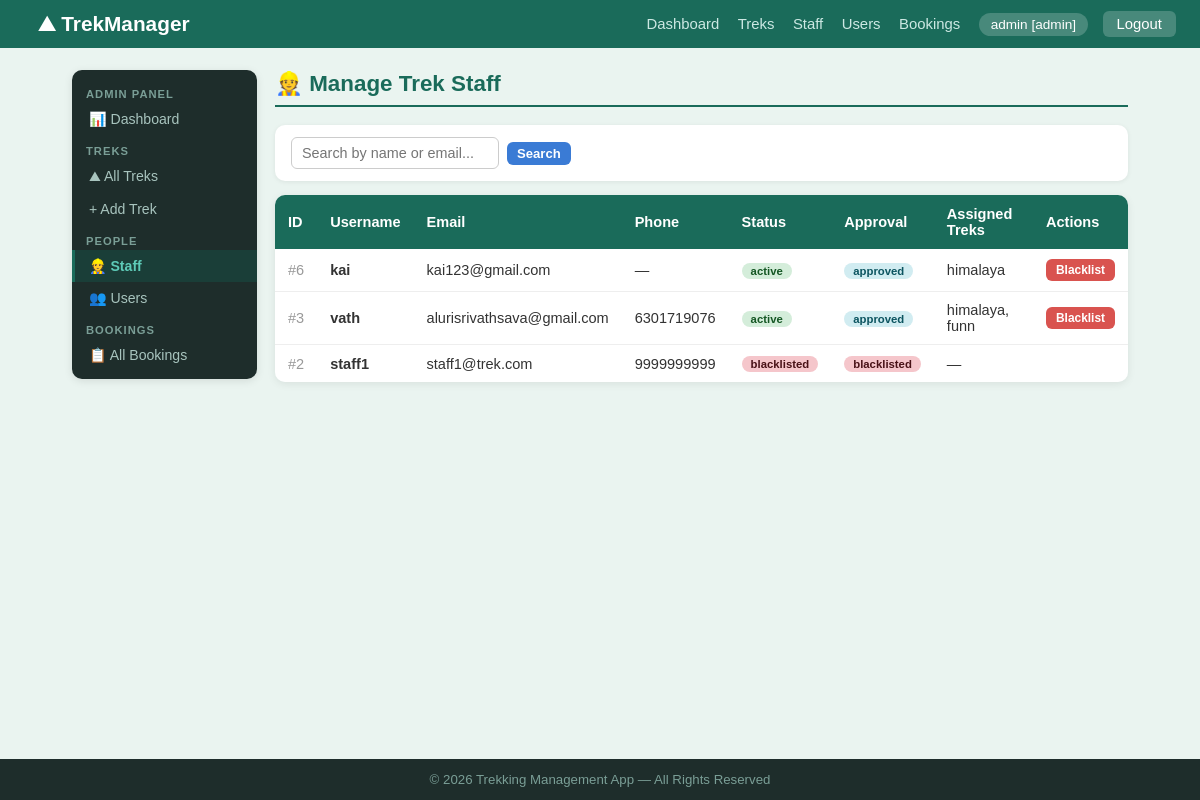
The app's page /admin/staff (signed in), older data.
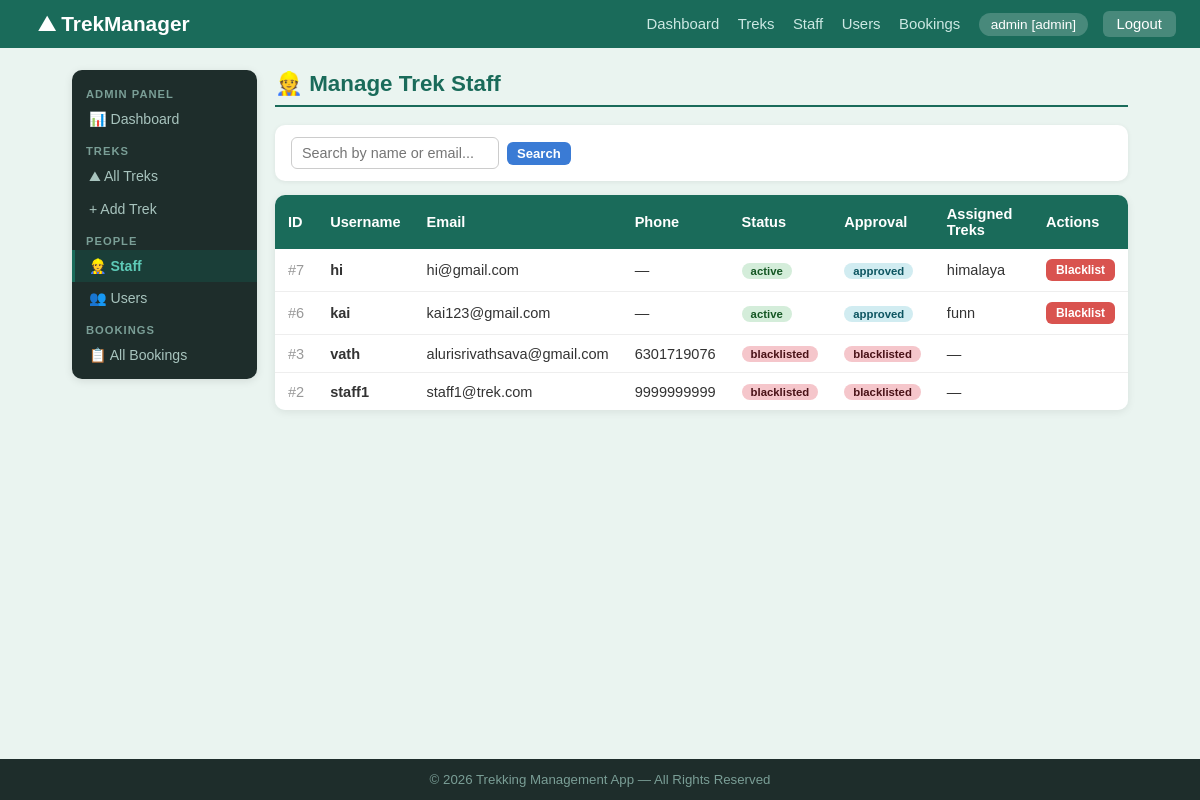
The same page, newer data.
### models.py (models this page shows, shortened)
class User(db.Model):
    __tablename__ = 'users'
    id               = db.Column(db.Integer, primary_key=True)
    username         = db.Column(db.String(80), unique=True, nullable=False)
    email            = db.Column(db.String(120), unique=True, nullable=False)
    password         = db.Column(db.String(200), nullable=False)
    role             = db.Column(db.String(20), nullable=False, default='user')   # admin / staff / user
    status           = db.Column(db.String(20), nullable=False, default='active') # active / blacklisted
    approval_status  = db.Column(db.String(20), nullable=True, default='pending') # pending / approved / blacklisted
    phone            = db.Column(db.String(20), nullable=True)
    created_at       = db.Column(db.DateTime, default=datetime.utcnow)
    bookings = db.relationship('Booking', backref='user', lazy=True)

class Trek(db.Model):
    __tablename__ = 'treks'
    id              = db.Column(db.Integer, primary_key=True)
    name            = db.Column(db.String(150), nullable=False)
    location        = db.Column(db.String(150), nullable=False)
    difficulty      = db.Column(db.String(20), nullable=False)          # Easy / Moderate / Hard
    duration        = db.Column(db.Integer, nullable=False)             # days
    available_slots = db.Column(db.Integer, nullable=False, default=10)
    total_slots     = db.Column(db.Integer, nullable=False, default=10)
    status          = db.Column(db.String(20), nullable=False, default='Approved')  # Approved / Open / Closed / Completed
    start_date      = db.Column(db.Date, nullable=True)
    end_date        = db.Column(db.Date, nullable=True)
    description     = db.Column(db.Text, nullable=True)
    created_at      = db.Column(db.DateTime, default=datetime.utcnow)
    assigned_staff_id = db.Column(db.Integer, db.ForeignKey('users.id'), nullable=True)
    assigned_staff    = db.relationship('User', backref='assigned_treks', foreign_keys=[assigned_staff_id])
    bookings = db.relationship('Booking', backref='trek', lazy=True)

### app.py (the view)
@app.route('/admin/staff')
def admin_staff():
    user = get_current_user()
    if not user or user.role != 'admin':
        flash('Access denied.', 'danger')
        return redirect(url_for('login'))
    q = request.args.get('q', '').strip()
    if q:
        staff_list = User.query.filter_by(role='staff').filter(
            User.username.ilike(f'%{q}%') | User.email.ilike(f'%{q}%')).all()
    else:
        staff_list = User.query.filter_by(role='staff').order_by(User.id.desc()).all()
    return render_template('admin/staff.html', staff_list=staff_list, q=q)

### app.py (called while the page is built)
def get_current_user():
    if 'user_id' in session:
        return User.query.get(session['user_id'])
    return None

@app.context_processor
def inject_user():
    return dict(current_user=get_current_user)

### templates/admin/staff.html (shortened to what this page needs)
{% extends 'admin/base_admin.html' %}
{% block bodyclass %}bg-admin{% endblock %}
{% block admin_content %}
<h2 class="page-title">&#128119; Manage Trek Staff</h2>
<div class="search-bar">
    <form action="{{ url_for('admin_staff') }}" method="get" style="display:flex; gap:8px; align-items:center;">
        <input type="text" name="q" value="{{ q }}" placeholder="Search by name or email...">
        <button type="submit" class="btn btn-blue btn-sm">Search</button>
    </form>
</div>
{% if staff_list %}
<div class="table-wrap">
    <table>
        <thead><tr><th>ID</th><th>Username</th><th>Email</th><th>Phone</th><th>Status</th><th>Approval</th><th>Assigned Treks</th><th>Actions</th></tr></thead>
        <tbody>
        {% for staff in staff_list %}
        <tr>
            <td style="color:#999;">#{{ staff.id }}</td>
            <td><b>{{ staff.username }}</b></td>
            <td>{{ staff.email }}</td>
            <td>{{ staff.phone or '—' }}</td>
            <td><span class="badge badge-{{ staff.status }}">{{ staff.status }}</span></td>
            <td><span class="badge badge-{{ staff.approval_status }}">{{ staff.approval_status }}</span></td>
            <td>{% if staff.assigned_treks %}{% for t in staff.assigned_treks %}{{ t.name }}{% if not loop.last %}, {% endif %}{% endfor %}{% else %}—{% endif %}</td>
            <td>
                {% if staff.status == 'active' %}
                <form action="{{ url_for('admin_blacklist_staff', user_id=staff.id) }}" method="post" style="display:inline;" onsubmit="return confirm('Blacklist {{ staff.username }}?');">
                    <button type="submit" class="btn btn-red btn-sm">Blacklist</button>
                </form>
                {% endif %}
            </td>
        </tr>
        {% endfor %}
        </tbody>
    </table>
</div>
{% else %}
<div class="alert alert-info">No staff members found.</div>
{% endif %}
{% endblock %}

Row changes from the older to the newer data that the page shows:
removed Trek: name "himalaya", shown under User "vath"
added User: id "7", username "hi", email "hi@gmail.com", phone "—", status "active", approval_status "approved", Trek (name "himalaya")
changed User "kai": gains Trek (name "funn"); loses Trek (name "himalaya")
changed User "vath": status "active" → "blacklisted"; approval_status "approved" → "blacklisted"; loses Trek (name "funn"); now shows "—"; no longer shows "Blacklist"
